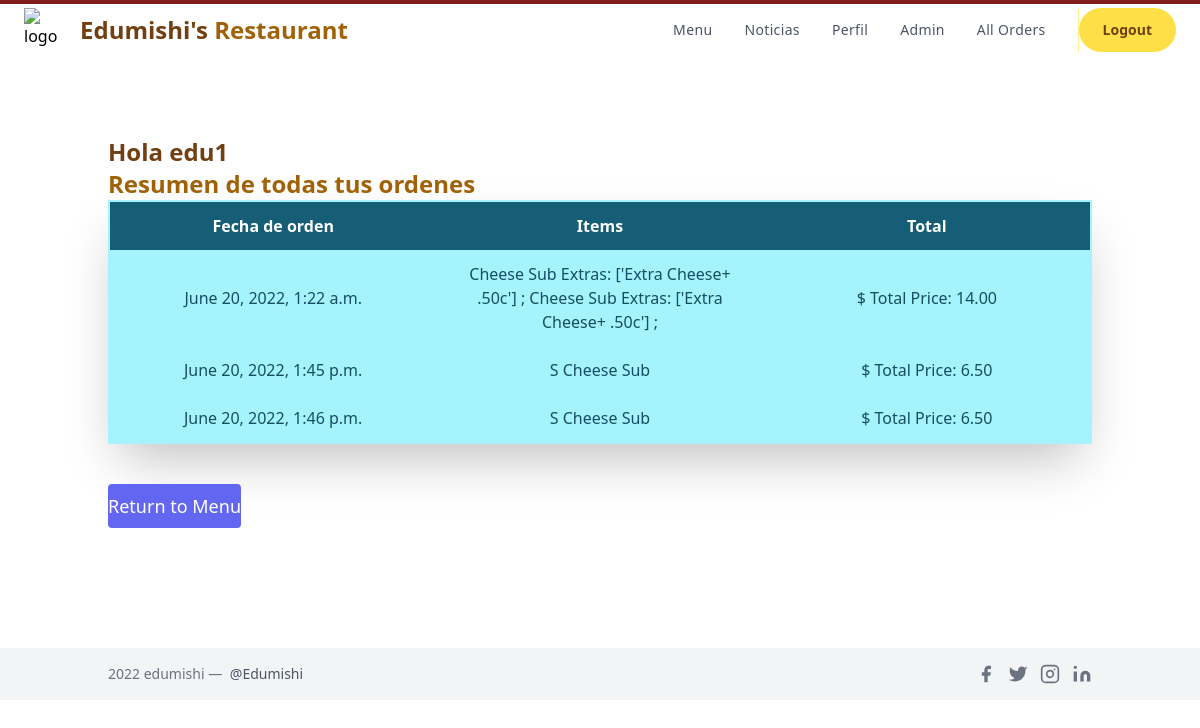
Before: /profile (signed in) with the older database file.
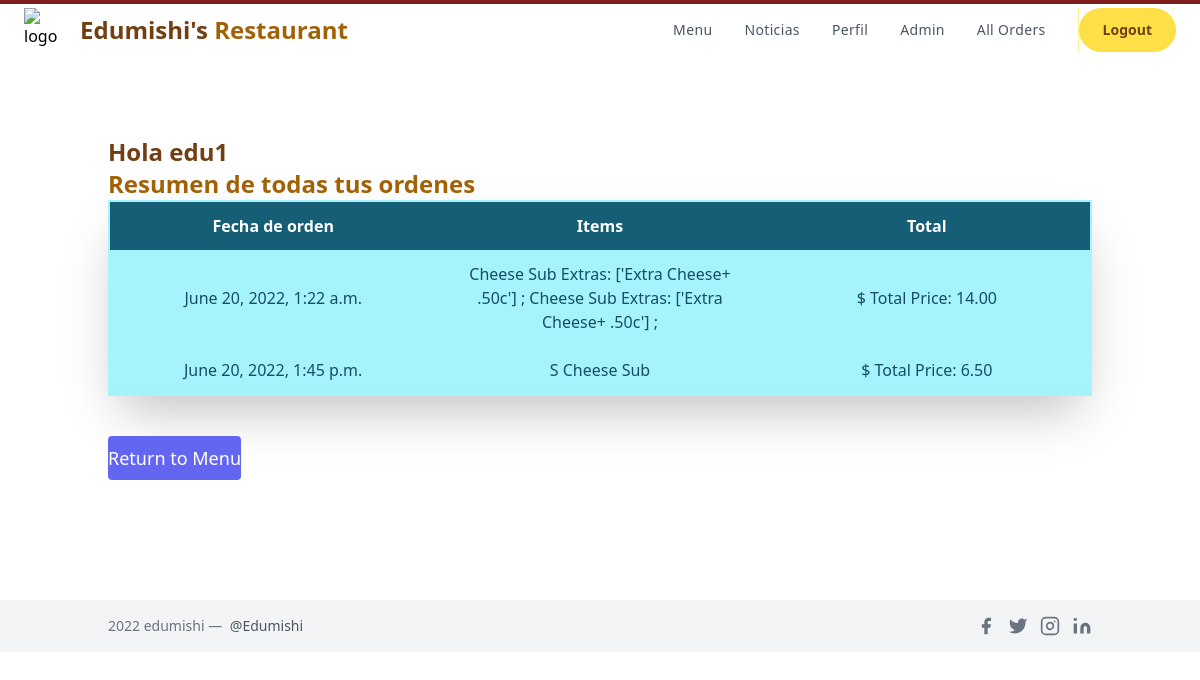
After: the same page with the newer database file.
### orders/models.py (models this page shows, shortened)
class Order(models.Model):
    ref_code = models.CharField(max_length=15, blank=True)
    owner = models.ForeignKey(Profile, on_delete=models.SET_NULL, null=True)
    is_ordered = models.BooleanField(default=False)
    ordered_items = models.ManyToManyField(OrderItem)
    date_ordered = models.DateTimeField(auto_now=True)
    def get_cart_total(self):
        return sum([item.menu_item.price for item in self.ordered_items.all()]
        + [item.extras_cost for item in self.ordered_items.all()])

class OrderItem(models.Model):
    menu_item = models.ForeignKey(Menu_Item,on_delete=models.CASCADE,
                                    blank=True, null=True)
    is_ordered = models.BooleanField(default=False)
    date_added = models.DateTimeField(auto_now=True)
    date_ordered = models.DateTimeField(null=True)
    is_topping =models.BooleanField(default=False)
    num_extras = models.IntegerField( blank=True, default=0)
    extras = models.CharField(max_length=400,  blank=True, null=True)
    extras_cost = models.DecimalField(max_digits=4,decimal_places=2, default = 0.00)
    ptoppings = models.CharField(max_length=400,  blank=True, null=True)

class Menu_Item(models.Model):
    MENU_CATEGORIES = (
    ('Pizza', 'Pizza'),
    ('Pasta', 'Pasta'),
    ('Subs', 'Subs'),
    ('Salad', 'Salad'),
    ('Dinner_Platter', 'Dinner_Platter'),
    ('Topping', 'Topping'),
    ('Extra', 'Extra'),
    ('Dessert', 'Dessert'),
    ('Pastry', 'Pastry'),
    ('Main', 'Main'),
    ('Appetizer', 'Appetizer'),
    ('Side', 'Side'),
    ('Miscellaneous', 'Miscellaneous')
    )
    SIZE_CATEGORIES = (
    ('Sm', 'Small'),
    ('Md', 'Medium'),
    ('Lg', 'Large'),
    ('XL', 'Extra_Large')
    )
    category = models.CharField(max_length=36, null=True, blank=True,
                                choices=MENU_CATEGORIES,
                                help_text='Categoría del elemento del menú.')
    name = models.CharField(max_length=128,
                            help_text='Nombre del elemento del menú')
    price =  models.DecimalField(max_digits=4, null=True, blank=True,
                                decimal_places=2, default=0.00)
    sizes = models.CharField(max_length=4, null=True, blank=True,
                                choices=SIZE_CATEGORIES,
                                help_text='Ingrese el tamaños \
                                            del elemento del menú')
    toppings = models.CharField( max_length=400, blank=True, null=True,
                                help_text='Introducir ingredientes')
    num_toppings = models.CharField(max_length=10, blank=True, null=True)

### orders/views.py (the view)
# urls.py: path('profile', views.profile, name='profile'),
@login_required()
def profile(request):
    my_user_profile = Profile.objects.filter(user=request.user).first()
    my_orders = Order.objects.filter(is_ordered=True, owner=my_user_profile) #ojo aqui tambien
    context = { 'my_orders': my_orders, 'user': request.user}
    return render(request, "orders/profile.html", context)

### orders/templates/orders/profile.html (shortened to what this page needs)
{% extends 'orders/layout.html' %}
{%block template%}
<div class="container px-5 py-20 mx-auto flex flex-wrap items-center">
    <div>
        <h1 class="text-2xl font-bold text-yellow-900">
            Hola {{user}} <h1 class="text-2xl font-bold text-yellow-700"> Resumen de todas tus ordenes</h1>
        </h1>
        <table class="shadow-2xl border-2 border-cyan-200 w-full md:table-fixed content-center">
            <thead class="text-white">
                <tr>
                    <th class="py-3 bg-cyan-800">Fecha de orden</th>
                    <th class="py-3 bg-cyan-800">Items</th>
                    <th class="py-3 bg-cyan-800">Total</th>
                </tr>
            </thead>
            <tbody class="text-cyan-900 text-center">
                {% for order in my_orders %}
                    <tr class="bg-cyan-200 hover:bg-cyan-100 cursor-pointer duration-300">
                        <td class="py-3 px-6">{{ order.date_ordered }}</td>
                        <td class="py-3 px-6">{% for item in order.ordered_items.all %}
                            {% if item.menu_item.category == "Subs" and item.num_extras == 0 %}
                            {{item.menu_item.sizes}}
                            {{ item.menu_item.name }}
                            {% endif %}
                            {% if item.num_extras > 0 %}
                            {{ item.menu_item.name }}
                            Extras: {{ item.extras }} ;
                            {% endif %}
                            {% endfor %}
                        </td>
                        <td class="py-3 px-6">$ Total Price: {{ order.get_cart_total }}</td>
                    </tr>
                    {% empty %}
                    <tr>
                        <td class="py-3 px-6"></td>
                        <td class="py-3 px-6">No tienes ordenes</td>
                        <td class="py-3 px-6"></td>
                    </tr>
                {% endfor %}
            </tbody>
        </table>
            <button class="text-white bg-indigo-500 border-0 py-2 my-10 focus:outline-none hover:bg-indigo-600 rounded text-lg"><a href="{% url 'orders:index' %}" >
                {% if not order %}Return to Menu{% else %}Go to Menu {% endif %}
              </a></button>
    </div>
</div>
{% endblock %}

Changed rows visible on the page:
removed Order: date_ordered "June 20, 2022, 1:46 p.m.", get_cart_total "6.50"
no longer on this page (row unchanged): OrderItem: menu_item.sizes "S", menu_item.name "Cheese Sub", shown under "June 20, 2022, 1:46 p.m."
